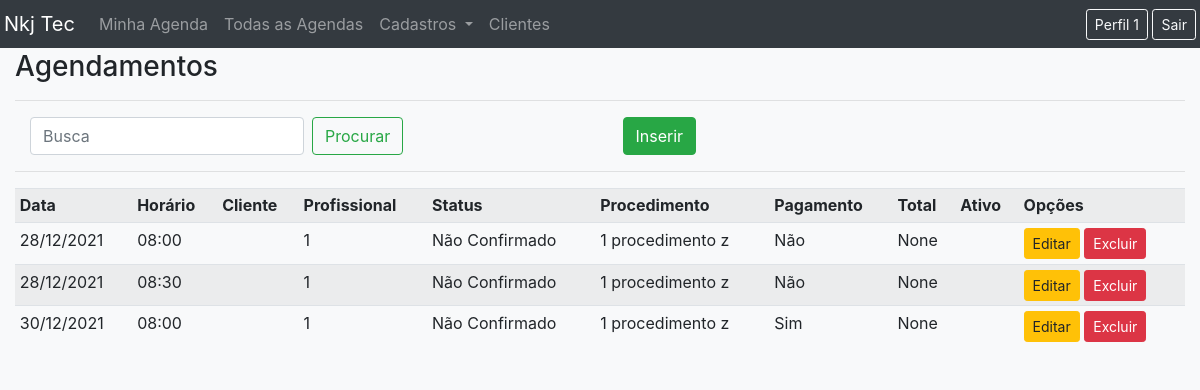
Before: /list/appointment/ (signed in) with the older database file.
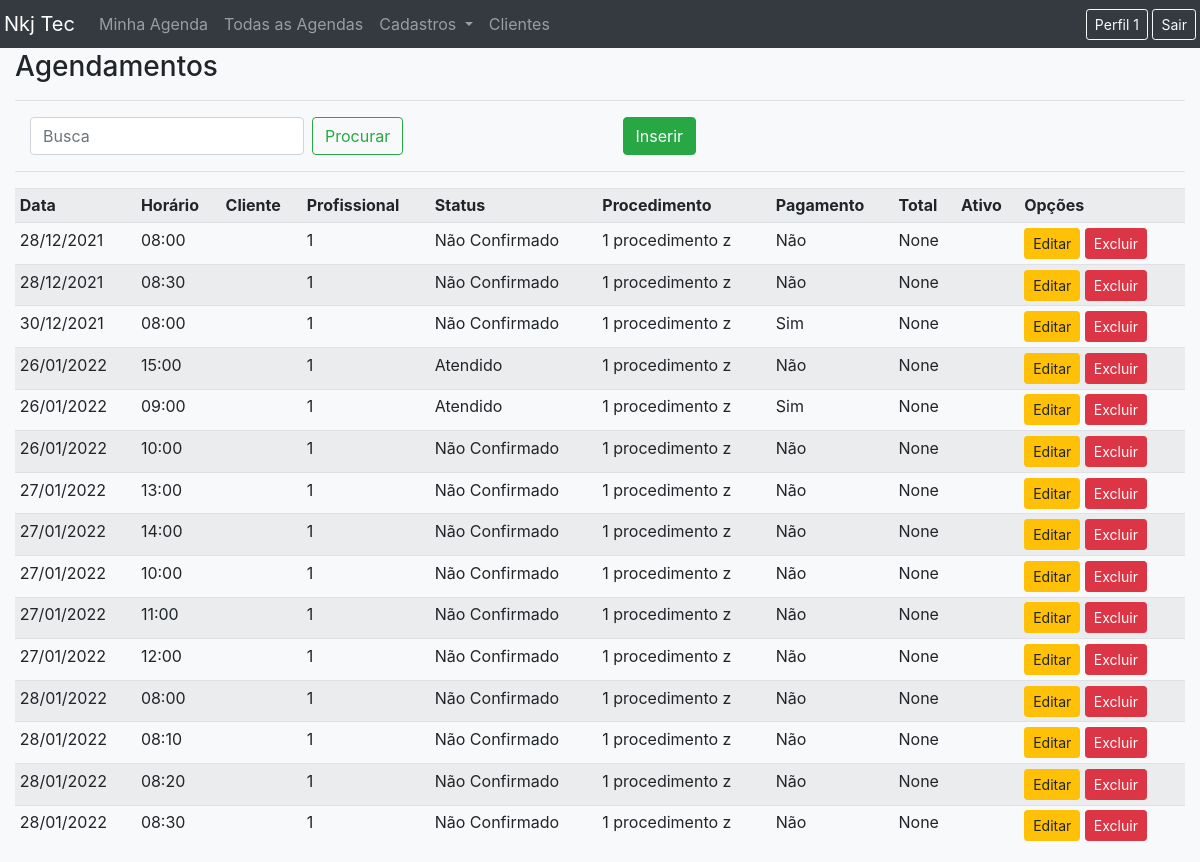
After: the same page with the newer database file.
### users/models.py (models this page shows, shortened)
class User(AbstractUser):
    pass
    client = models.BooleanField(blank=True, null=True, default=False)
    tel = models.CharField(max_length=11, blank=True,null=True, verbose_name="Telefone")
    professional = models.BooleanField(default=False)
    master = models.ForeignKey('User', blank=True,null=True, on_delete=models.PROTECT)
    nickname = models.CharField(max_length=20, blank=True,null=True, verbose_name="Apelido")
    link = models.CharField(max_length=255, blank=True,null=True, verbose_name="Telefone")
    class Meta:
        ordering = [Upper('first_name')]

### registrations/models.py (models this page shows, shortened)
class Appointment(models.Model):
    PAYED = (
        ('N', 'Não'),
        ('S', 'Sim'),
    )
    STATUS = (
        ('0', 'Não Confirmado'),
        ('1', 'Confirmado'),
        ('2', 'Esperando'),
        ('3', 'Em Atendimento'),
        ('4', 'Atendido'),
        ('5', 'Faltou'),
        ('6', 'Cancelado'),
        ('7', 'Remarcado'),
    )
    client = models.ForeignKey(Client, models.DO_NOTHING, related_name="clientss", verbose_name="Cliente")
    professional = models.ForeignKey(User, models.DO_NOTHING, related_name="professionalss", verbose_name="Profissional")
    status = models.CharField(max_length=1, choices=STATUS,default=0, verbose_name="Status do Agendamento")
    procedure = models.ForeignKey(Procedure, models.DO_NOTHING, verbose_name="Procedimento")
    payed = models.CharField(max_length=1, choices=PAYED,default='N', verbose_name="Pago")
    appdate = models.CharField(max_length=10, verbose_name="Data")#format dd/mm/yyyy
    apphour = models.CharField(max_length=5, verbose_name="Horário")#format hh:mm
    total = models.IntegerField(blank = True, null = True, verbose_name="Total")
    is_active = models.BooleanField(default=True, verbose_name="Ativo")
    created_at = models.DateTimeField(auto_now=True, verbose_name="Criado em")
    master = models.ForeignKey(User, models.DO_NOTHING, blank = True, null = True, related_name="masterappointment", verbose_name="Master")
    created_by = models.ForeignKey(User, models.DO_NOTHING, blank = True, null = True, related_name="createdbyappointmen", verbose_name="Criado por")

class Procedure(models.Model):
    procedure_id = models.AutoField(primary_key=True)
    name = models.CharField(max_length=255, verbose_name="Nome do Procedimento")
    active = models.BooleanField(default=True, verbose_name="Ativo")
    time = models.IntegerField(blank=True, null=True, verbose_name="Tempo (minutos)")
    price = models.FloatField(blank=True, null=True, verbose_name="Preço R$")
    is_active = models.BooleanField(default=True, verbose_name="Ativo")
    master = models.ForeignKey(User, models.DO_NOTHING, blank = True, null = True, related_name="mastersprocedure", verbose_name="Master")
    created_by = models.ForeignKey(User, models.DO_NOTHING, blank = True, null = True, related_name="createdbyprocedure", verbose_name="Criado por")
    def __str__(self):
        return f"{self.name}"

### registrations/views.py (the view)
# urls.py: path('list/appointment/', AppointmentList.as_view(), name ='list-appointment'),
class AppointmentList(LoginRequiredMixin, ListView):
    login_url = reverse_lazy('login')
    model = Appointment
    template_name = 'registrations/lists/appointment.html'
    def get_queryset(self):
        self.object_list = Appointment.objects.filter(master= self.request.user.master, is_active = 1)
        return self.object_list

### registrations/templates/registrations/lists/appointment.html (shortened to what this page needs)
{% extends 'pages/template.html' %}
{% load static %}
{% block content %}
<h3>Agendamentos</h3>
<hr>
<div class="row ml-auto">
    <div class="col-sm">
        <form method="get" class="form-inline my-2 my-lg-0 mt-2" action="">
            <input class="form-control mr-sm-2" type="search" placeholder="Busca" aria-label="Search" id="search"
                name="search" autofocus>
            <button class="btn btn-outline-success my-2 my-sm-0" type="submit">Procurar</button>
        </form>
    </div>
    <div class="col-sm">
        <a href="{% url 'create-appointment' %}" class="btn btn-success">Inserir</a>
    </div>
</div>
<hr>
<div class="table-responsive">
    <table class="table table-striped  table-sm">
        <tr>
            <th>Data</th>
            <th>Horário</th>
            <th>Cliente</th>
            <th>Profissional</th>
            <th>Status</th>
            <th>Procedimento</th>
            <th>Pagamento</th>
            <th>Total</th>
            <th>Ativo</th>
            <th>Opções</th>
        </tr>
        {% for obj in object_list %}
        <tr>
            <td>{{obj.appdate}}</td>
            <td>{{obj.apphour}}</td>
            <td>{{obj.client.first_name}}</td>
            <td>{{obj.professional.first_name.split.0}}</td>
            <td>{{obj.get_status_display}}</td>
            <td>{{obj.procedure}}</td>
            <td>{{obj.get_payed_display}}</td>
            <td>{{obj.total}}</td>
            <td>{{obj.active}}</td>
            <td>
                <a href="{% url 'edit-appointment' obj.pk %}" class="btn btn-warning btn-sm">Editar</a>
                <a href="{% url 'delete-appointment' obj.pk %}" class="btn btn-danger btn-sm">Excluir</a>
            </td>
        </tr>
        {% empty %}
        <tr>
            <td colspan="3">
                Nenhum Registro encontrado
            </td>
        </tr>
        {% endfor %}
    </table>
</div>
{% endblock %}

### pages/templates/pages/template.html (shortened to what this page needs)
<!doctype html>
<html lang="pt-br">
<head>
    <link rel="stylesheet" href="https://stackpath.bootstrapcdn.com/bootstrap/4.4.1/css/bootstrap.min.css"
>
    <link rel="stylesheet" href="https://unpkg.com/bootstrap-table@1.16.0/dist/bootstrap-table.min.css">
    <link rel="stylesheet" href="https://cdn.jsdelivr.net/npm/bootstrap-icons@1.7.2/font/bootstrap-icons.css">
</head>
<body class="bg-light">
    <div class="bg-light container-fluid">
        <nav class="navbar navbar-expand-sm navbar-dark bg-dark mb-3  fixed-top sm container-fluid p-1">
            <a class="navbar-brand" href="/">Nkj Tec</a>
            <div class="collapse navbar-collapse" id="navbarSupportedContent">
                <ul class="navbar-nav">
                {% if request.user.is_authenticated %}
                    <li class="nav-item">
                        <a class="nav-link" href="{% url 'myschedule' %}">Minha Agenda</a>
                    </li>
                    <li class="nav-item">
                        <a class="nav-link" href="{% url 'allschedules' %}">Todas as Agendas</a>
                    </li>
                    <li class="nav-item dropdown">
                        <a class="nav-link dropdown-toggle" href="#" id="navbarDropdown" role="button"
                            data-toggle="dropdown" aria-haspopup="true" aria-expanded="false">
                            Cadastros
                        </a>
                    </li>
                    <li class="nav-item">
                        <a class="nav-link" href="{% url 'list-client' %}">Clientes</a>
                    </li>
                    {% endif %}
                </ul>
                <div class="ml-auto">
                    {% if request.user.is_authenticated %}
                    <a class="btn btn-outline-light btn-sm" href="{% url 'edit-user' request.user.id %}">Perfil {{request.user.first_name.split.0}}</a>
                    <a class="btn btn-outline-light btn-sm" href="{% url 'logout'%}">Sair</a>
                    {% else %}
                    <a class="btn btn-outline-light btn-sm" href="{% url 'login'%}">Entrar</a>
                    {% endif %}
                </div>
            </div>
        </nav>
        {% block content%}
        {% endblock %}
        <link href="https://cdn.jsdelivr.net/npm/select2@4.1.0-rc.0/dist/css/select2.min.css" rel="stylesheet" />
    </div>
</body>
</html>

Changed rows visible on the page:
added Appointment: appdate "26/01/2022", apphour "15:00", professional.first_name.split.0 "1", status "Atendido", procedure "1 procedimento z", payed "Não", total "None"
added Appointment: appdate "26/01/2022", apphour "09:00", professional.first_name.split.0 "1", status "Atendido", procedure "1 procedimento z", payed "Sim", total "None"
added Appointment: appdate "26/01/2022", apphour "10:00", professional.first_name.split.0 "1", status "Não Confirmado", procedure "1 procedimento z", payed "Não", total "None"
added Appointment: appdate "27/01/2022", apphour "13:00", professional.first_name.split.0 "1", status "Não Confirmado", procedure "1 procedimento z", payed "Não", total "None"
added Appointment: appdate "27/01/2022", apphour "14:00", professional.first_name.split.0 "1", status "Não Confirmado", procedure "1 procedimento z", payed "Não", total "None"
added Appointment: appdate "27/01/2022", apphour "10:00", professional.first_name.split.0 "1", status "Não Confirmado", procedure "1 procedimento z", payed "Não", total "None"
added Appointment: appdate "27/01/2022", apphour "11:00", professional.first_name.split.0 "1", status "Não Confirmado", procedure "1 procedimento z", payed "Não", total "None"
added Appointment: appdate "27/01/2022", apphour "12:00", professional.first_name.split.0 "1", status "Não Confirmado", procedure "1 procedimento z", payed "Não", total "None"
added Appointment: appdate "28/01/2022", apphour "08:00", professional.first_name.split.0 "1", status "Não Confirmado", procedure "1 procedimento z", payed "Não", total "None"
added Appointment: appdate "28/01/2022", apphour "08:10", professional.first_name.split.0 "1", status "Não Confirmado", procedure "1 procedimento z", payed "Não", total "None"
added Appointment: appdate "28/01/2022", apphour "08:20", professional.first_name.split.0 "1", status "Não Confirmado", procedure "1 procedimento z", payed "Não", total "None"
added Appointment: appdate "28/01/2022", apphour "08:30", professional.first_name.split.0 "1", status "Não Confirmado", procedure "1 procedimento z", payed "Não", total "None"
